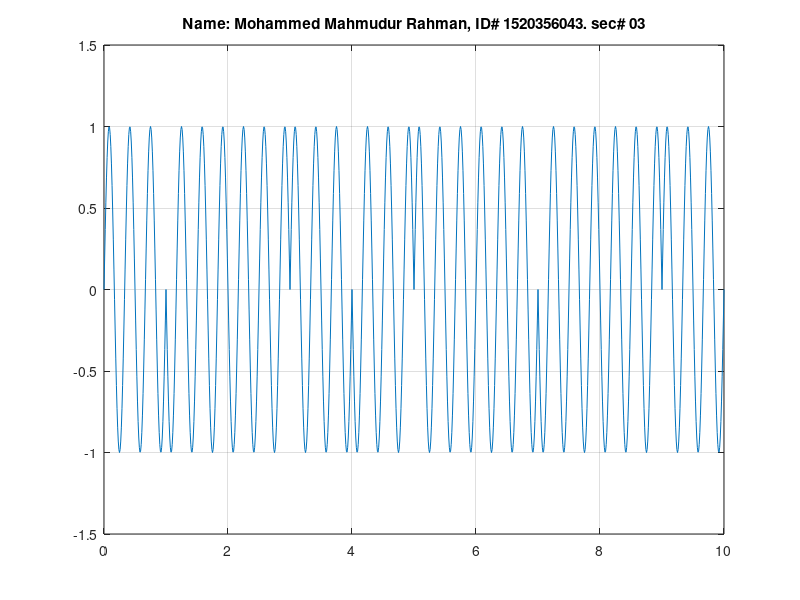

Source code (MATLAB):
%name: Mohammed Mahmudur Rahman
%ID# 1520386043
%Section: 03

clc, clear all;
A= [0 1 1 0 1 0 0 1 1 0];
n= length(A);

mt= [];

for i=0: 1: n-1;
mt((i*100)+1: 1: ((i+1)*100)+1) =A(i+1);
end

t= 0: 0.01 : n;
fc= 3;
ct = sin(2*pi*fc*t);

psk = sin(2*pi*fc*t + pi.*mt);

plot( t, psk);
grid on;
title('Name: Mohammed Mahmudur Rahman, ID# 1520356043. sec# 03');
ylim([ -1.5 1.5]);
